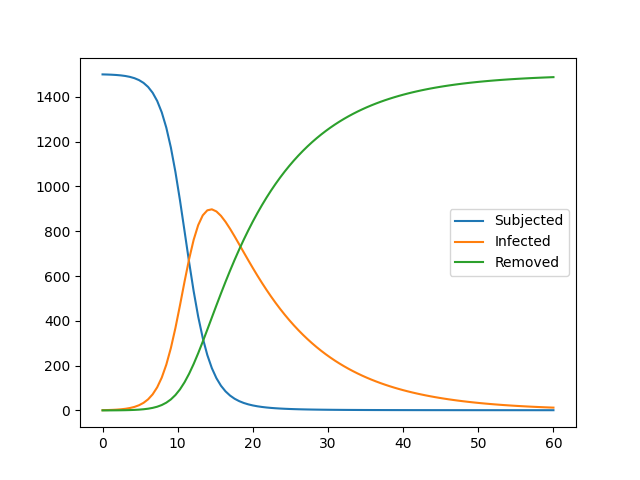

This chart was generated by the following Python code:
import numpy as np
import matplotlib.pyplot as plt
from scipy.integrate import odeint


class SIR:
    def __init__(self, beta, gamma, S0, I0, R0):
        self.beta, self.gamma, self.S0, self.I0, self.R0 = beta, gamma, S0, I0, R0

    def odes(self, X, t):
        S, I, R = X[0], X[1], X[2]

        dSdt = -self.beta * S * I
        dIdt = self.beta * S * I - self.gamma * I
        dRdt = self.gamma * I
    
        return [dSdt, dIdt, dRdt]

    def solve_odes(self, t):
        X0 = [self.S0, self.I0, self.R0]
        X = odeint(self.odes, X0, t)
        return X
    
    def analysis_sir(self, filename='sir_model.png'):
        t = np.linspace(0, 60, 100)
        res = np.array(self.solve_odes(t))
        S, I, R = res[:, 0], res[:, 1], res[:, 2]

        # result plotting
        f = plt.figure()
        plt.plot(t, S, label='Subjected')
        plt.plot(t, I, label='Infected')
        plt.plot(t, R, label='Removed')
        plt.legend()
        f.savefig(filename)


if __name__ == '__main__':
    beta, gamma = 0.0005, 0.1
    S0, I0, R0 = 1500, 1, 0

    system = SIR(beta, gamma, S0, I0, R0)
    system.analysis_sir()
    